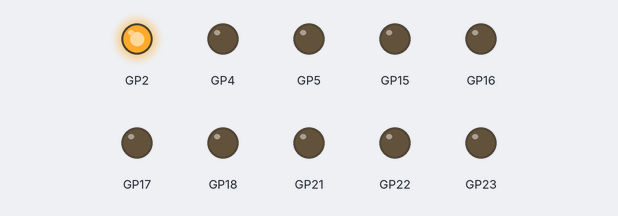
A program run on a simulated Raspberry Pi Pico running MicroPython. Shown: output pins drawn as LEDs (lit = HIGH).

Above: at 0.02 s.
At 2.07 s:
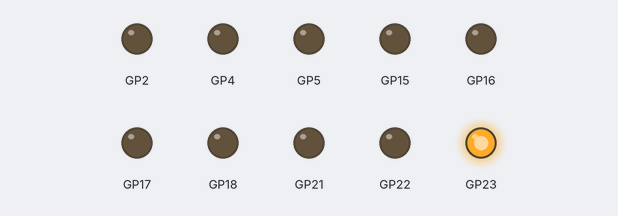
At 2.47 s:
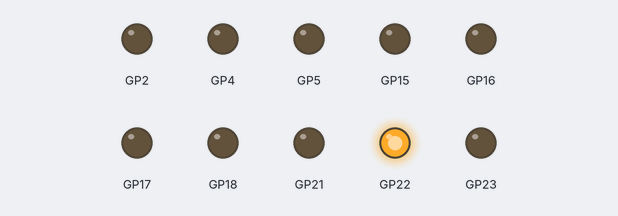
At 3.07 s:
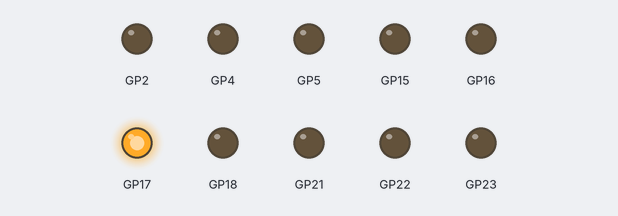
At 3.67 s:
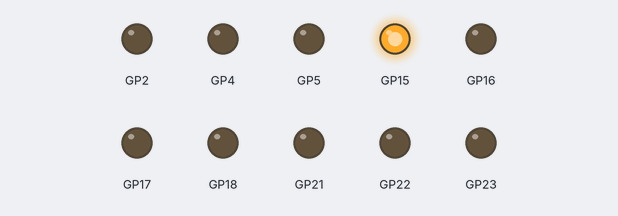
At 4.92 s:
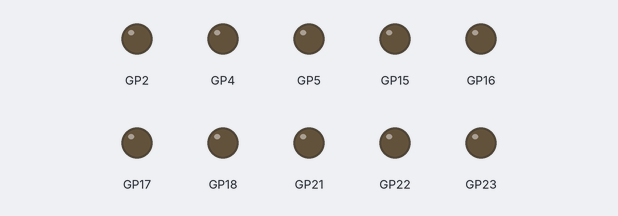
Timing chart, 0 to 5.2 s (numbered marks = the images above):
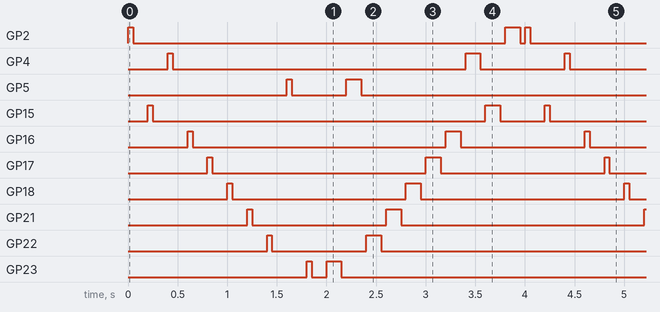

Measured:
- by itself, GP2: repeats every 4.0 s: LOW 3.8 s, HIGH 0.15 s, LOW 0.05 s, HIGH 0.05 s
- by itself, GP4: repeats every 4.0 s: LOW 3.0 s, HIGH 0.15 s, LOW 0.85 s, HIGH 0.05 s
- by itself, GP5: repeats every 4.0 s: LOW 0.55 s, HIGH 0.15 s, LOW 3.3 s, HIGH 0.05 s
- by itself, GP15: repeats every 4.0 s: LOW 3.4 s, HIGH 0.15 s, LOW 0.45 s, HIGH 0.05 s
- by itself, GP16: repeats every 4.0 s: LOW 2.6 s, HIGH 0.15 s, LOW 1.3 s, HIGH 0.05 s
- by itself, GP17: repeats every 4.0 s: LOW 2.2 s, HIGH 0.15 s, LOW 1.7 s, HIGH 0.05 s
- by itself, GP18: repeats every 4.0 s: LOW 1.8 s, HIGH 0.15 s, LOW 2.1 s, HIGH 0.05 s
- by itself, GP21: repeats every 4.0 s: LOW 1.4 s, HIGH 0.15 s, LOW 2.5 s, HIGH 0.05 s

The program:

codigo_3.py
```python
# codigo 3
from machine import Pin as pin
import utime
leda=pin(2,pin.OUT)
ledb=pin(15,pin.OUT)
ledc=pin(4,pin.OUT)
ledd=pin(16,pin.OUT)
lede=pin(17,pin.OUT)
ledf=pin(18,pin.OUT)
ledg=pin(21,pin.OUT)
ledh=pin(22,pin.OUT)
ledi=pin(5,pin.OUT)
ledj=pin(23,pin.OUT)
ledall = [leda,ledb,ledc,ledd,lede,ledf,ledg,ledh,ledi,ledj]
def derecha():
  for elemento in ledall:
    elemento.value(1)
    utime.sleep_ms(50)
    elemento.value(0)
    utime.sleep(0.15)
def izquierda():
  for elemento in reversed(ledall):
    elemento.value(1)
    utime.sleep(0.15)
    elemento.value(0)
    utime.sleep(0.05)
while True:
  derecha()
  izquierda()
```
